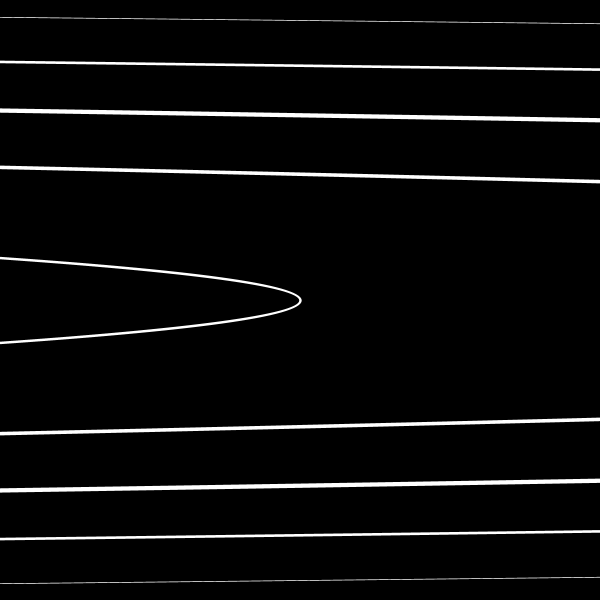
Frame 1 (no input)
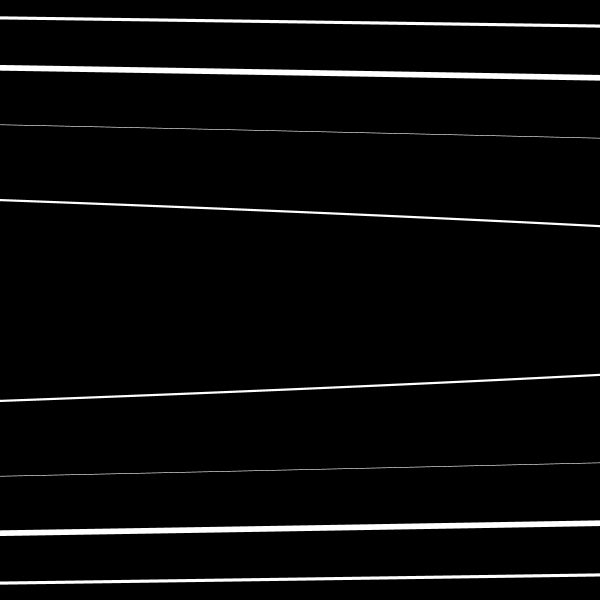
Frame 60 (the mouse pressed at the canvas centre just before this capture)
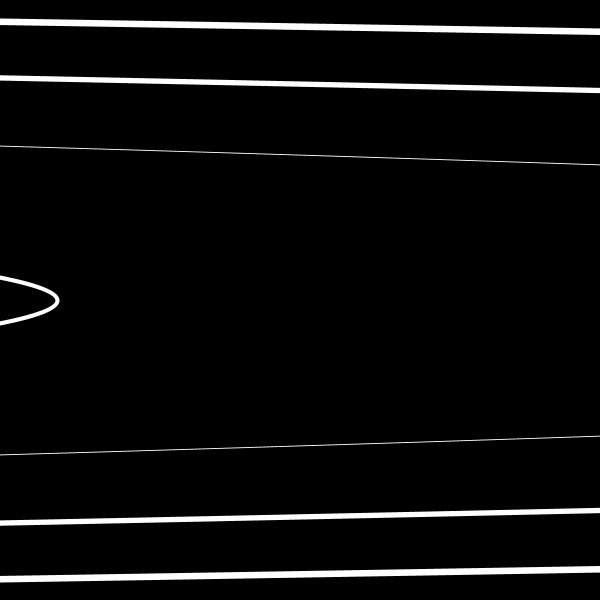
Frame 120 (the mouse held since frame 60 and released just before this capture)

The Processing sketch that drew these frames (run headless with seeded random() and noise(); from frame 60 on, the mouse is pressed at the canvas centre):

// Processing sketch: Sketch_04
// ── Sketch_04.pde
float theta;
float diam = 70;
int num = 15;


void setup() {
  
  size(600, 600);
  background(255);
  noFill();
}


void draw() {
  background(0);
  stroke(255);
  strokeWeight(diam/1);
  float y = height/2;

  for (int i=1; i<num+1; i++) {
    float x = map(sin(theta), -1, 1, 0, width*50);    
    
    strokeWeight(random(diam/9));
    ellipse(x, y, i*diam, i*diam*diam);
    ellipse(width-x, y, i*diam*diam, i*diam);
  }
  theta += 0.0223/5;
  
  
}
